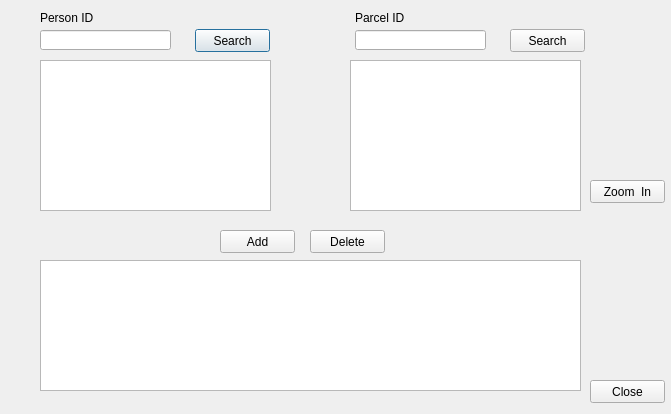
<?xml version="1.0" encoding="UTF-8"?>
<ui version="4.0">
 <class>SParcelPersonDialog</class>
 <widget class="QDialog" name="SParcelPersonDialog">
  <property name="geometry">
   <rect>
    <x>0</x>
    <y>0</y>
    <width>671</width>
    <height>414</height>
   </rect>
  </property>
  <property name="windowTitle">
   <string>Dialog</string>
  </property>
  <widget class="QLineEdit" name="search_person_id_edit">
   <property name="geometry">
    <rect>
     <x>40</x>
     <y>30</y>
     <width>131</width>
     <height>20</height>
    </rect>
   </property>
  </widget>
  <widget class="QLabel" name="label">
   <property name="geometry">
    <rect>
     <x>40</x>
     <y>10</y>
     <width>131</width>
     <height>16</height>
    </rect>
   </property>
   <property name="text">
    <string>Person ID</string>
   </property>
  </widget>
  <widget class="QTableWidget" name="result_person_twidget">
   <property name="geometry">
    <rect>
     <x>40</x>
     <y>60</y>
     <width>231</width>
     <height>151</height>
    </rect>
   </property>
  </widget>
  <widget class="QPushButton" name="search_person_button">
   <property name="geometry">
    <rect>
     <x>195</x>
     <y>29</y>
     <width>75</width>
     <height>23</height>
    </rect>
   </property>
   <property name="text">
    <string>Search</string>
   </property>
  </widget>
  <widget class="QTableWidget" name="result_parcel_twidget">
   <property name="geometry">
    <rect>
     <x>350</x>
     <y>60</y>
     <width>231</width>
     <height>151</height>
    </rect>
   </property>
  </widget>
  <widget class="QLabel" name="label_2">
   <property name="geometry">
    <rect>
     <x>355</x>
     <y>10</y>
     <width>131</width>
     <height>16</height>
    </rect>
   </property>
   <property name="text">
    <string>Parcel ID</string>
   </property>
  </widget>
  <widget class="QLineEdit" name="search_parcel_id_edit">
   <property name="geometry">
    <rect>
     <x>355</x>
     <y>30</y>
     <width>131</width>
     <height>20</height>
    </rect>
   </property>
  </widget>
  <widget class="QPushButton" name="search_parcel_button">
   <property name="geometry">
    <rect>
     <x>510</x>
     <y>29</y>
     <width>75</width>
     <height>23</height>
    </rect>
   </property>
   <property name="text">
    <string>Search</string>
   </property>
  </widget>
  <widget class="QPushButton" name="add_button">
   <property name="geometry">
    <rect>
     <x>220</x>
     <y>230</y>
     <width>75</width>
     <height>23</height>
    </rect>
   </property>
   <property name="text">
    <string>Add</string>
   </property>
  </widget>
  <widget class="QTableWidget" name="parcel_person_twidget">
   <property name="geometry">
    <rect>
     <x>40</x>
     <y>260</y>
     <width>541</width>
     <height>131</height>
    </rect>
   </property>
  </widget>
  <widget class="QPushButton" name="delete_button">
   <property name="geometry">
    <rect>
     <x>310</x>
     <y>230</y>
     <width>75</width>
     <height>23</height>
    </rect>
   </property>
   <property name="text">
    <string>Delete</string>
   </property>
  </widget>
  <widget class="QPushButton" name="zoom_button">
   <property name="geometry">
    <rect>
     <x>590</x>
     <y>180</y>
     <width>75</width>
     <height>23</height>
    </rect>
   </property>
   <property name="text">
    <string>Zoom  In</string>
   </property>
  </widget>
  <widget class="QPushButton" name="close_button">
   <property name="geometry">
    <rect>
     <x>590</x>
     <y>380</y>
     <width>75</width>
     <height>23</height>
    </rect>
   </property>
   <property name="text">
    <string>Close</string>
   </property>
  </widget>
 </widget>
 <resources/>
 <connections/>
</ui>
